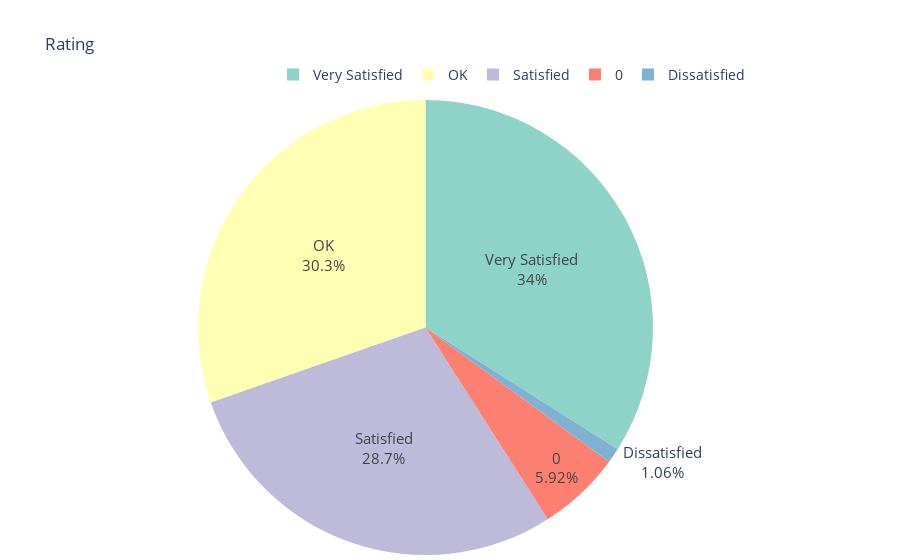

The notebook cell this image was saved under:
### Markdown cell above
# **VISUALIZATION**

### Code cell
fig = go.Figure(data=[go.Pie(labels=df['ratings_categoric'].value_counts().index, 
                             values=df['ratings_categoric'].value_counts(),
                             textinfo='label+percent')])

fig.update_layout(title="Rating", 
                  legend=dict(orientation="h",
                              yanchor="bottom",
                              y=1.02,
                              xanchor="right",
                              x=1, 
                              font_size=14),
                 margin=dict(t=100, b=0, l=0, r=0))

fig.update_traces(hoverinfo='label+value',
                  textfont_size=15,
                  marker=dict(colors=px.colors.qualitative.Set3))

fig.show()

### Figure 1 — Plotly figure (JSON) as saved in the notebook; plotly's stock layout.template omitted (floating-point values rounded to 4 significant figures)
{"data": [{"hoverinfo": "label+value", "labels": ["Very Satisfied", "OK", "Satisfied", "0", "Dissatisfied"], "marker": {"colors": ["rgb(141,211,199)", "rgb(255,255,179)", "rgb(190,186,218)", "rgb(251,128,114)", "rgb(128,177,211)", "rgb(253,180,98)", "rgb(179,222,105)", "rgb(252,205,229)", "rgb(217,217,217)", "rgb(188,128,189)", "rgb(204,235,197)", "rgb(255,237,111)"]}, "textfont": {"size": 15}, "textinfo": "label+percent", "type": "pie", "values": [224, 200, 189, 39, 7]}], "layout": {"legend": {"font": {"size": 14}, "orientation": "h", "x": 1, "xanchor": "right", "y": 1.02, "yanchor": "bottom"}, "margin": {"b": 0, "l": 0, "r": 0, "t": 100}, "title": {"text": "Rating"}}}
